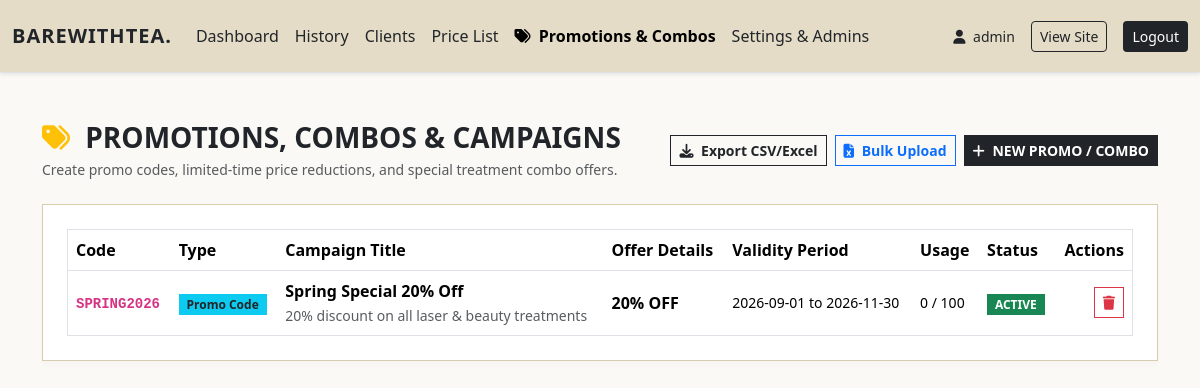
Page /admin/promotions.php (signed in) on the committed database.
### tables this page shows
CREATE TABLE promotions (
        id INTEGER PRIMARY KEY AUTOINCREMENT,
        code TEXT UNIQUE NOT NULL,
        type TEXT NOT NULL DEFAULT 'promo_code', -- 'promo_code', 'price_reduction', 'special_combo'
        title TEXT NOT NULL,
        description TEXT DEFAULT '',
        discount_type TEXT DEFAULT 'percent', -- 'fixed' or 'percent'
        discount_value REAL DEFAULT 0,
        promo_price REAL DEFAULT 0,
        applicable_service TEXT DEFAULT 'all',
        start_date TEXT DEFAULT '',
        end_date TEXT DEFAULT '',
        usage_limit INTEGER DEFAULT 0,
        times_used INTEGER DEFAULT 0,
        status TEXT DEFAULT 'active', -- 'active' or 'inactive'
        created_at DATETIME DEFAULT CURRENT_TIMESTAMP
    );

### admin/promotions.php (the view, shortened to what this page needs)
<?php
require_once __DIR__ . '/../backend/db.php';
$promotions = $pdo->query("SELECT * FROM promotions ORDER BY id DESC")->fetchAll(PDO::FETCH_ASSOC);
?>
<!DOCTYPE html>
<html lang="en">
<head>
    <link href="https://cdn.jsdelivr.net/npm/bootstrap@5.3.3/dist/css/bootstrap.min.css" rel="stylesheet">
    <link href="https://cdnjs.cloudflare.com/ajax/libs/font-awesome/6.4.0/css/all.min.css" rel="stylesheet">
</head>
<body>
<?php include __DIR__ . '/navbar.php'; ?>
<div class="container py-5">
    <div class="d-flex justify-content-between align-items-center mb-4">
        <div>
            <h3 class="fw-bold mb-1 text-uppercase"><i class="fa-solid fa-tags text-warning me-2"></i> Promotions, Combos & Campaigns</h3>
            <p class="text-muted small mb-0">Create promo codes, limited-time price reductions, and special treatment combo offers.</p>
        </div>
        <div class="d-flex gap-2">
            <a href="promotions.php?export=csv" class="btn btn-outline-dark btn-sm rounded-0 fw-bold"><i class="fa-solid fa-download me-1"></i> Export CSV/Excel</a>
            <button class="btn btn-sm btn-outline-primary rounded-0 fw-bold" data-bs-toggle="modal" data-bs-target="#uploadExcelModal"><i class="fa-solid fa-file-excel me-1"></i> Bulk Upload</button>
            <button class="btn btn-sm btn-dark rounded-0 fw-bold text-uppercase" data-bs-toggle="modal" data-bs-target="#createPromoModal"><i class="fa-solid fa-plus me-1"></i> New Promo / Combo</button>
        </div>
    </div>
    <div class="card card-custom p-4">
        <div class="table-responsive">
            <table class="table table-hover align-middle border mb-0">
                <thead style="background-color: #e4dcc6;">
                    <tr>
                        <th>Code</th>
                        <th>Type</th>
                        <th>Campaign Title</th>
                        <th>Offer Details</th>
                        <th>Validity Period</th>
                        <th>Usage</th>
                        <th>Status</th>
                        <th class="text-end">Actions</th>
                    </tr>
                </thead>
                <tbody>
                    <?php if (empty($promotions)): ?>
                        <tr><td colspan="8" class="text-center py-4 text-muted">No promotional campaigns active yet. Click "New Promo / Combo" to create one.</td></tr>
                    <?php else: ?>
                        <?php foreach ($promotions as $p): ?>
                            <tr>
                                <td class="fw-bold text-primary"><code><?= htmlspecialchars($p['code']) ?></code></td>
                                <td>
                                    <?php if ($p['type'] === 'special_combo'): ?>
                                        <span class="badge bg-success rounded-0">Special Combo</span>
                                    <?php elseif ($p['type'] === 'price_reduction'): ?>
                                        <span class="badge bg-warning text-dark rounded-0">Price Cut</span>
                                    <?php else: ?>
                                        <span class="badge bg-info text-dark rounded-0">Promo Code</span>
                                    <?php endif; ?>
                                </td>
                                <td>
                                    <span class="fw-bold"><?= htmlspecialchars($p['title']) ?></span><br>
                                    <small class="text-muted"><?= htmlspecialchars($p['description']) ?></small>
                                </td>
                                <td>
                                    <?php if ($p['type'] === 'special_combo' || $p['promo_price'] > 0): ?>
                                        <strong class="text-success">R <?= number_format($p['promo_price'], 2) ?></strong>
                                    <?php else: ?>
                                        <strong><?= $p['discount_type'] === 'percent' ? $p['discount_value'] . '%' : 'R ' . $p['discount_value'] ?> OFF</strong>
                                    <?php endif; ?>
                                </td>
                                <td class="small">
                                    <?= !empty($p['start_date']) ? $p['start_date'] : 'Immediate' ?> to <?= !empty($p['end_date']) ? $p['end_date'] : 'Ongoing' ?>
                                </td>
                                <td class="small">
                                    <?= $p['times_used'] ?> / <?= $p['usage_limit'] > 0 ? $p['usage_limit'] : '∞' ?>
                                </td>
                                <td>
                                    <span class="badge <?= $p['status'] === 'active' ? 'bg-success' : 'bg-secondary' ?> rounded-0"><?= strtoupper($p['status']) ?></span>
                                </td>
                                <td class="text-end">
                                    <form method="POST" action="promotions.php" class="d-inline" onsubmit="return confirm('Delete this promotion?');">
                                        <button type="submit" class="btn btn-sm btn-outline-danger rounded-0"><i class="fa-solid fa-trash"></i></button>
                                    </form>
                                </td>
                            </tr>
                        <?php endforeach; ?>
                    <?php endif; ?>
                </tbody>
            </table>
        </div>
    </div>
</div>
</body>
</html>

### admin/promotions.php (style rules this page uses)
body { background-color: #faf9f6; font-family: system-ui, -apple-system, sans-serif; color: #212529; }
.card-custom { border-radius: 0px; border: 1px solid #d7ccab; background: #ffffff; box-shadow: 0 4px 6px rgba(0,0,0,0.02); }

### rows in the picture
promotions: code "SPRING2026", type "Promo Code", title "Spring Special 20% Off", description "20% discount on all laser & beauty treatments", discount_value "20", start_date "2026-09-01", end_date "2026-11-30", times_used "0", usage_limit "100", status "ACTIVE"

### other values in the picture
$_SESSION['admin_user'] "admin"
